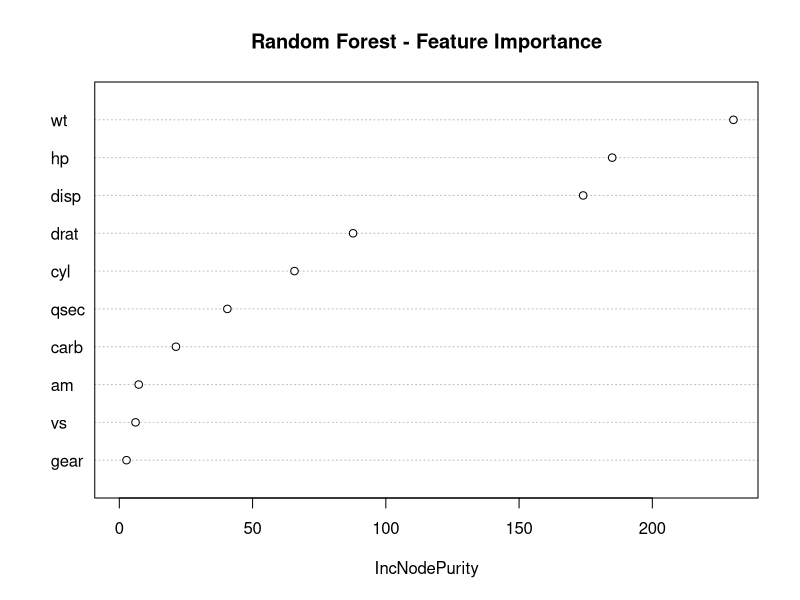
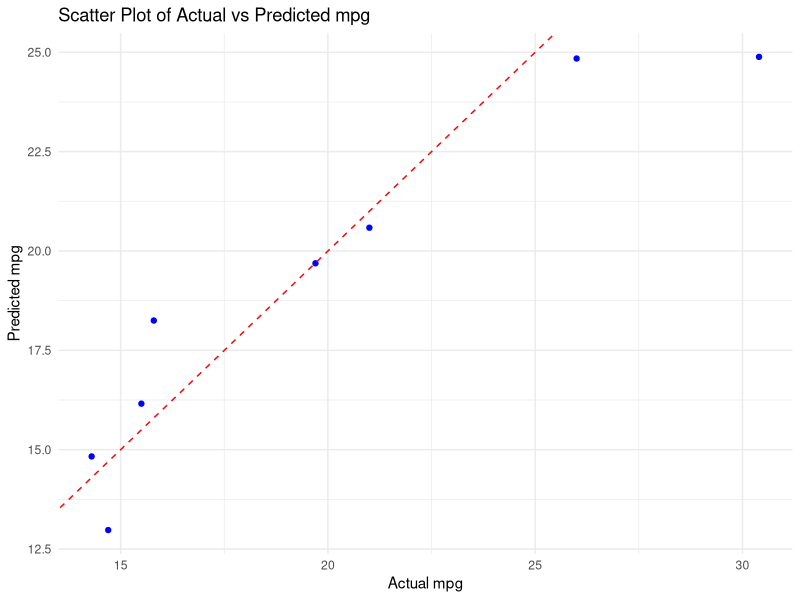

These figures' R source, in order:
## ---- chunk 1
install.packages("caret")
# install.packages("randomForest")
install.packages("ggplot2")


## ---- chunk 2

library(caret)
library(randomForest)
library(ggplot2)
## ---- chunk 3
# Load mtcars dataset
data(mtcars)

# Explore the dataset
str(mtcars)
## ---- chunk 4
set.seed(123)
indices <- createDataPartition(mtcars$mpg, p = 0.7, list = FALSE)
train_data <- mtcars[indices, ]
test_data <- mtcars[-indices, ]
## ---- chunk 5
rf_model <- randomForest(mpg ~ ., data = train_data, ntree = 100)
## ---- chunk 6
importance <- importance(rf_model)
print(importance)
## ---- chunk 7
# Plot feature importance
varImpPlot(rf_model, main = "Random Forest - Feature Importance")
## ---- chunk 8
# Predictions on the test set
predictions <- predict(rf_model, test_data)
## ---- chunk 9
# Scatter plot of predicted vs actual mpg
ggplot() +
  geom_point(aes(x = test_data$mpg, y = predictions), color = "blue") +
  geom_abline(intercept = 0, slope = 1, color = "red", linetype = "dashed") +
  ggtitle("Scatter Plot of Actual vs Predicted mpg") +
  xlab("Actual mpg") +
  ylab("Predicted mpg") +
  theme_minimal()
